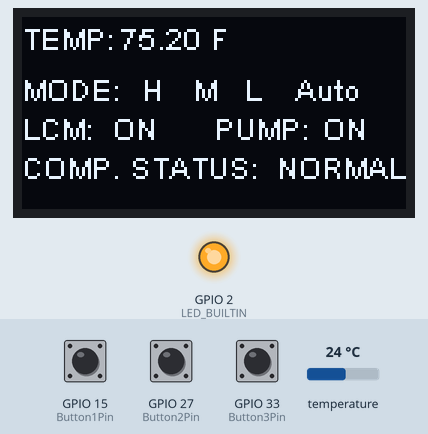
The sketch below on a simulated ESP32. Parts: 128×64 one-colour display, output pins drawn as LEDs (lit = HIGH). Inputs (shaded band) come from the test bench; at power-on: GPIO 33 (Button3Pin) LOW, GPIO 27 (Button2Pin) LOW, temperature 24 °C, GPIO 15 (Button1Pin) LOW. WiFi joins after 1.5 s; servers stay silent unless stated; what the sketch prints to the serial monitor is not drawn.

Above: at 2.7 s.
2.8 s: GPIO 33 (Button3Pin) pulled HIGH for 0.5 s
At 3.7 s:
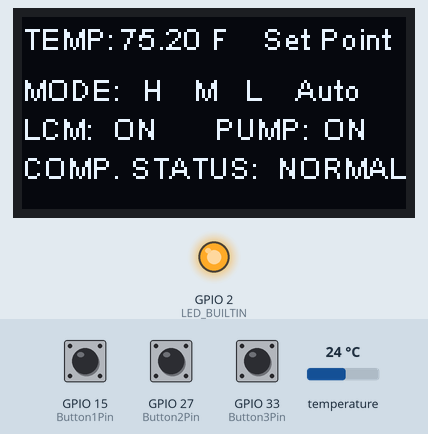
5.4 s: GPIO 27 (Button2Pin) pulled HIGH for 3.2 s
At 6.0 s:
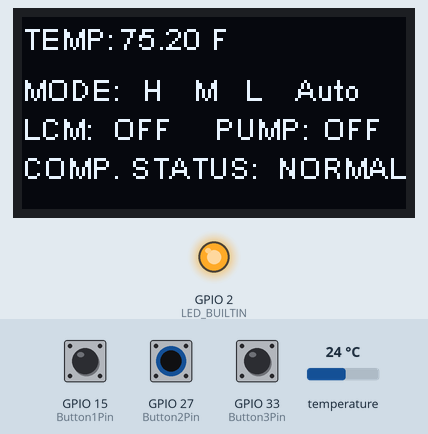
10.1 s: temperature set to 12 °C
At 11.3 s:
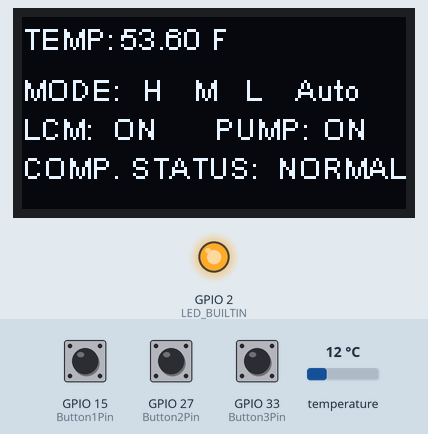
11.8 s: GPIO 27 (Button2Pin) pulled HIGH for 0.5 s
At 12.6 s:
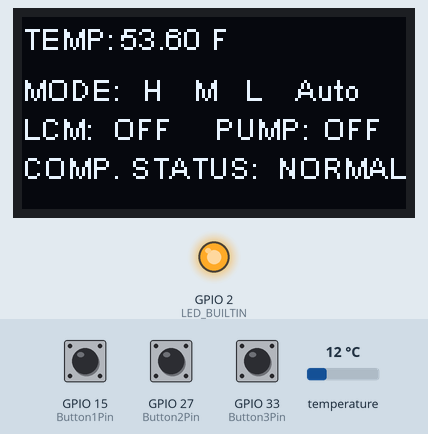
13.8 s: GPIO 33 (Button3Pin) pulled HIGH for 1 s
At 14.9 s:
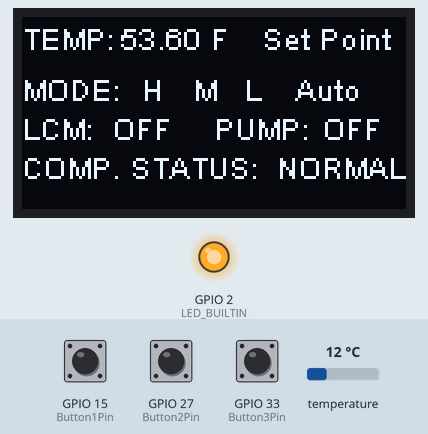
16.6 s: temperature set to 19 °C
At 17.8 s:
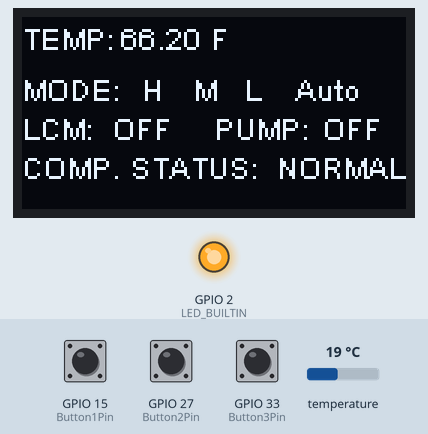
Timing chart, 0 to 19.2 s (numbered marks = the images above; inputs shaded):
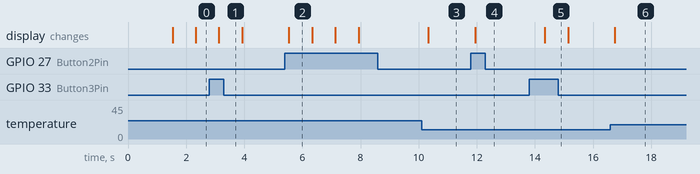

Measured:
- after the input at 2.8 s, the display: changes after 0.33 s (image 1)
- after the input at 5.4 s, the display: changes after 0.13 s (image 2)
- after the input at 10.1 s, the display: changes after 0.24 s (image 3)
- after the input at 11.8 s, the display: changes after 0.14 s (image 4)
- after the input at 13.8 s, the display: changes after 0.55 s (image 5)
- after the input at 16.6 s, the display: changes after 0.15 s (image 6)
- what the display in image 2 shows lasts 0.8 s, from 5.5 s to 6.3 s

The sketch:

Slave_Wifi_Debug.ino
```cpp
//SENIOR DESIGN WIFI COMMUNICATION BETWEEN WRIST SENSOR AND MAIN CONTROLLER -

//Temperature Sensor Setup
#include <OneWire.h>
#include <DallasTemperature.h>

#define ONE_WIRE_BUS 4

OneWire oneWire(ONE_WIRE_BUS);

DallasTemperature sensors(&oneWire);
//_______________________________________________________________________________________________________
#include <Wire.h>;
#include "SSD1306.h"
SSD1306 display(0x3c, 23, 22);// Set the pins being used for SDA(23) and SCL(22)
float a=25;

//_______________________________________________________________________________________________________
//Wifi Initialization

#include <WiFi.h> //include the resources in the WiFi.h header file
#include <WiFiUdp.h> //include the resources in the WiFiUdp.h header file

const char* ssid = "Tristan"; //WiFi network name
const char* password = "00000000"; //WiFi network password

//const char* ssid = "Eiyob's iPhone"; //WiFi network name
//const char* password = "Berhanu123"; //WiFi network password

WiFiUDP TP1; //name my server
unsigned int UDPPort = 7373; //local port # for TP1 ESP
unsigned int UDPTargetPort = 6969; //target port # --> 6969 for TP2 ESP
const int UDP_PACKET_SIZE = 6; //packet size of 6 so can grab values from 0 to 50
byte udpBuffer[UDP_PACKET_SIZE + 1]; //initial send buffer of size packetsize + 1 for safety
byte udpBufferResponse [UDP_PACKET_SIZE + 1]; //response buffer of size packetsize + 1 for safety
byte udpBufferButton1[UDP_PACKET_SIZE + 1];
byte udpBufferButton2[UDP_PACKET_SIZE + 1];
byte udpBufferButton3[UDP_PACKET_SIZE + 1];
byte udpBufferTempSensor[UDP_PACKET_SIZE + 1];
byte udpBufferButton1Confirm[UDP_PACKET_SIZE + 1];
IPAddress ipTarget(192,168,1,157); //IP of who I want to communicate with --> 157 for TP2, 61 for Packetsender
IPAddress myIPAddress(192,168,1,173); //my IP address

//_________________________________________________________________________________________________
int Button1Pin = 15;
int Button1Val;

int Button2Pin = 27;
int Button2Val;

int Button3Pin = 33;
int Button3Val;

int ModeCheck;

float TP1input = 0; //initializes the variable that will hold the value being received from TP2 by TP1
float TP1output; //initializes the variable that will hold the value TP1 is sending to TP2

int CycleVal = 0;

String DisplayString;

int Error = 0;

int OnOff = 1;

int Stable;
//____________________________________________________________________________________________________________________________

void handleTP1(){ //function for handling when a packet comes in from TP2
  int tp1 = TP1.parsePacket();
  if (tp1){
    TP1.read(udpBuffer,UDP_PACKET_SIZE); //reads packets and puts contents into TP1input
    for(int i=0;i<UDP_PACKET_SIZE;i++){
      TP1input += (int)udpBuffer[i];
    }

    if(TP1input == 1){
      Serial.print("Compressor ERROR!");
      Serial.print("\n");
      Error = 1;
      goto Jump;
    }

  else if(TP1input == 2){
      Serial.print("Auto Mode Receipt");
      Serial.print("\n");
      ModeCheck = 1;
      goto Jump;
    }


 else if(TP1input == 3){
      Serial.print("Low Mode Receipt");
      Serial.print("\n");
      ModeCheck = 2;
      goto Jump;
    }


 else if(TP1input == 4){
      Serial.print("Medium Mode Receipt");
      Serial.print("\n");
      ModeCheck = 3;
      goto Jump;
    }


 else if(TP1input == 5){
      Serial.print("High Mode Receipt");
      Serial.print("\n");
      ModeCheck = 4;
      goto Jump;
    }
    Jump:;
  TP1input = 0;
//  Serial.print("ModeCheck: ");
//  Serial.print(ModeCheck);
//  Serial.print("\n");


}
}
//____________________________________________________________________________________________________________________________
void fncUdpSend(){ //function for sending TP1 values to TP2
  udpBufferButton1[0] = 1;
  Button1Val = digitalRead(Button1Pin);
  if(Button1Val == 1){
    TP1.beginPacket(ipTarget,UDPTargetPort);
    TP1.printf("%s",udpBufferButton1);
    TP1.endPacket();
//    Serial.print(CycleVal);
    if(CycleVal != 3){
      CycleVal = CycleVal + 1;
    }
    else if(CycleVal == 3){
      CycleVal = 0;
    }
  }


  udpBufferButton2[0] = 2;
  Button2Val = digitalRead(Button2Pin);
  if(Button2Val == 1){
    TP1.beginPacket(ipTarget,UDPTargetPort);
    TP1.printf("%s",udpBufferButton2);
    TP1.endPacket();

    OnOff = !OnOff;
    if(OnOff == 1){
      Serial.print("System ON");
      Serial.print("\t");
    }
    else if (OnOff == 0){
      Serial.print("System OFF");
      Serial.print("\t");
    }
  }

  udpBufferButton3[0] = 3;
  Button3Val = digitalRead(Button3Pin);
  if(Button3Val == 1){
    TP1.beginPacket(ipTarget,UDPTargetPort);
    TP1.printf("%s",udpBufferButton3);
    TP1.endPacket();
    Serial.print("Reset Temp Stable");
    Serial.print("\n");
  }

  udpBufferTempSensor[0] = sensors.getTempFByIndex(0);
  TP1.beginPacket(ipTarget,UDPTargetPort);
  TP1.printf("%s",udpBufferTempSensor);
  TP1.endPacket();

  String TempString = String(sensors.getTempFByIndex(0));
  DisplayString = TempString;
  String TempString2;
  long StringInt;
  long TempInt;
//  Serial.print("String Version: ");
  Serial.print(TempString);
//  Serial.print("\t");

  if(TempString.length() == 5){
    TempString.remove(0,3);
    TempString2 = "1" + TempString;
    StringInt = TempString.toInt();
    TempInt = TempString2.toInt();
  }
  else if(TempString.length() == 6){
    TempString.remove(0,4);
    TempString2 = "1" + TempString;
    StringInt = TempString.toInt();
    TempInt = TempString2.toInt();
  }

  if((StringInt/10) >= 1){
    udpBufferTempSensor[0] = TempInt;
    TP1.beginPacket(ipTarget,UDPTargetPort);
    TP1.printf("%s",udpBufferTempSensor);
    TP1.endPacket();
//    Serial.print(TempInt);
  }
  else{
    udpBufferTempSensor[0] = 110;
    TP1.beginPacket(ipTarget,UDPTargetPort);
    TP1.printf("%s",udpBufferTempSensor);
    TP1.endPacket();
//    Serial.print(udpBufferTempSensor[0]);
  }
  Serial.print("\n");
}

//_________________________________________________________________________________________________
//Screen Activate

void ScreenActivate(String DisplayString, int CycleVal, int ModeCheck){
  display.flipScreenVertically();
  display.clear();
  display.setFont(ArialMT_Plain_10);
  display.drawString(0, 1, "TEMP: ");
  display.drawString(33, 1, DisplayString+" "+"F");// this is to put in a constantly changing parameter must be in a string

  display.drawString(0, 18, "MODE:" );
  display.drawString(40, 18,"H ");
  display.drawString(57, 18,"M ");
  display.drawString(74, 18,"L ");
  display.drawString(91, 18,"Auto");
  display.drawString(0, 31, "LCM: ");
  display.drawString(64, 31,"PUMP: ");
  display.drawString(0, 44,"COMP. STATUS: ");

  if(OnOff == 1){
    display.drawString(30, 31,"ON");
    display.drawString(100, 31,"ON");
  }
  else if(OnOff == 0){
    display.drawString(30, 31,"OFF");
    display.drawString(100, 31,"OFF");
  }

  if(Error == 0){
  display.drawString(85, 44,"NORMAL");
  }
  else if(Error == 1){
    display.drawString(85,44, "ERROR");
  }

  if ((ModeCheck == 1)){
    display.drawRect(89, 18, 26, 13); // display.drawrect(Xposition,yposition,x_width,y width)
  }
  else if ((ModeCheck == 2)){
    display.drawRect(72, 18, 11, 13); // display.drawrect(Xposition,yposition,x_width,y width)
  }
  else if ((ModeCheck == 3)){
    display.drawRect(55, 18, 13, 13); // display.drawrect(Xposition,yposition,x_width,y width)
  }
  else if ((ModeCheck == 4)){
    display.drawRect(38, 18, 11, 13); // display.drawrect(Xposition,yposition,x_width,y width)
  }

  if(Button3Val == 1){
    display.drawString(80,1,"Set Point");
  }

  display.display();
}
//_________________________________________________________________________________________________
void setup() { //WiFi Setup
  pinMode(LED_BUILTIN,OUTPUT);
  digitalWrite(LED_BUILTIN,LOW);

  pinMode(Button1Pin, INPUT);
  pinMode(Button2Pin,INPUT);
  pinMode(Button3Pin,INPUT);

  Serial.begin(115200); //baud rate
  Serial.println();
  Serial.print("Connecting TP1 to ");
  Serial.print(ssid);

  WiFi.begin(ssid,password);
  WiFi.config(myIPAddress,IPAddress(192,168,1,1),IPAddress(255,255,255,0));

  TP1.begin(UDPPort);

  while(WiFi.status() != WL_CONNECTED){
    delay(500);
    Serial.print(".");
  }
  Serial.println(" Wifi connected");

  digitalWrite(LED_BUILTIN,HIGH); //signal there is a connection to a Wifi Network

  sensors.begin();
  display.init();
}
//_________________________________________________________________________________________________
void loop() {
  handleTP1();
  sensors.requestTemperatures();
  fncUdpSend();
  ScreenActivate(DisplayString,CycleVal,ModeCheck);

  if(TP1input == 0){
    Error = 0;
  }

  delay(10);
  }
```
